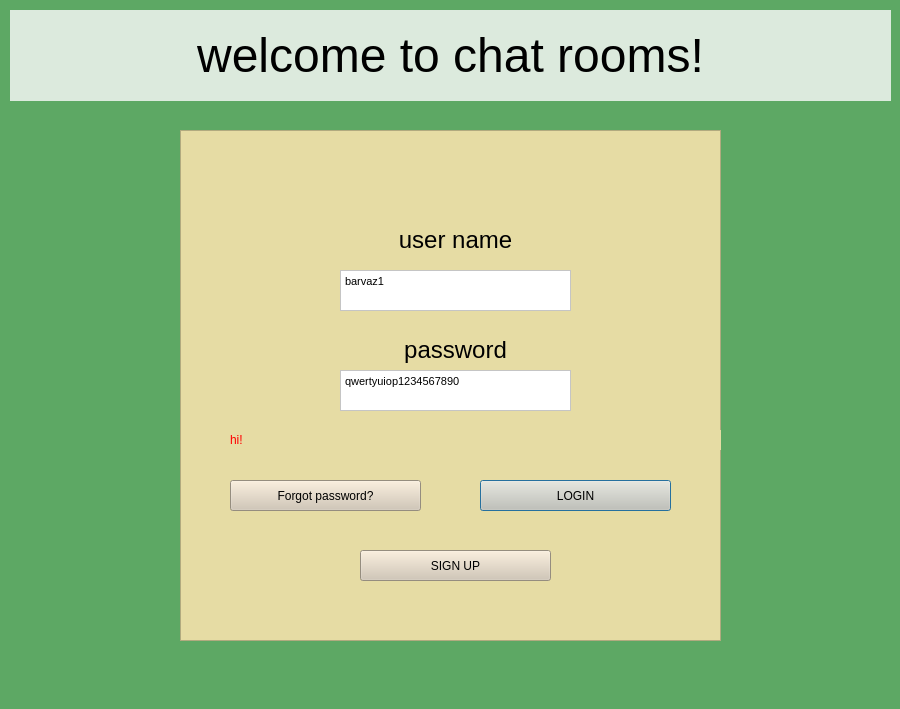
<?xml version="1.0" encoding="UTF-8"?>
<ui version="4.0">
 <class>Dialog</class>
 <widget class="QDialog" name="Dialog">
  <property name="geometry">
   <rect>
    <x>0</x>
    <y>0</y>
    <width>900</width>
    <height>709</height>
   </rect>
  </property>
  <property name="windowTitle">
   <string>Dialog</string>
  </property>
  <property name="styleSheet">
   <string notr="true">background-color: rgb(93, 168, 100);</string>
  </property>
  <widget class="QLabel" name="label_welcome">
   <property name="geometry">
    <rect>
     <x>10</x>
     <y>10</y>
     <width>881</width>
     <height>91</height>
    </rect>
   </property>
   <property name="styleSheet">
    <string notr="true">font: 8pt &quot;MV Boli&quot;;
background-color: rgb(220, 234, 221);
border-color: rgb(255, 169, 21);
border-color: qlineargradient(spread:pad, x1:0, y1:0, x2:1, y2:0, stop:0 rgba(255, 178, 102, 255), stop:0.55 rgba(235, 148, 61, 255), stop:0.98 rgba(0, 0, 0, 255), stop:1 rgba(0, 0, 0, 0));
</string>
   </property>
   <property name="text">
    <string>&lt;html&gt;&lt;head/&gt;&lt;body&gt;&lt;p align=&quot;center&quot;&gt;&lt;span style=&quot; font-size:36pt;&quot;&gt;welcome to chat rooms!&lt;/span&gt;&lt;/p&gt;&lt;/body&gt;&lt;/html&gt;</string>
   </property>
  </widget>
  <widget class="QFrame" name="frame_2">
   <property name="geometry">
    <rect>
     <x>180</x>
     <y>130</y>
     <width>541</width>
     <height>511</height>
    </rect>
   </property>
   <property name="styleSheet">
    <string notr="true">background-color: rgb(230, 220, 164);</string>
   </property>
   <property name="frameShape">
    <enum>QFrame::StyledPanel</enum>
   </property>
   <property name="frameShadow">
    <enum>QFrame::Raised</enum>
   </property>
   <widget class="QLabel" name="label_user_name">
    <property name="geometry">
     <rect>
      <x>160</x>
      <y>90</y>
      <width>231</width>
      <height>41</height>
     </rect>
    </property>
    <property name="text">
     <string>&lt;!DOCTYPE HTML PUBLIC &quot;-//W3C//DTD HTML 4.0//EN&quot; &quot;http://www.w3.org/TR/REC-html40/strict.dtd&quot;&gt;
&lt;html&gt;&lt;head&gt;&lt;meta name=&quot;qrichtext&quot; content=&quot;1&quot; /&gt;&lt;style type=&quot;text/css&quot;&gt;
p, li { white-space: pre-wrap; }
&lt;/style&gt;&lt;/head&gt;&lt;body style=&quot; font-family:'MS Shell Dlg 2'; font-size:8pt; font-weight:400; font-style:normal;&quot;&gt;
&lt;p align=&quot;center&quot; style=&quot; margin-top:12px; margin-bottom:12px; margin-left:0px; margin-right:0px; -qt-block-indent:0; text-indent:0px;&quot;&gt;&lt;span style=&quot; font-size:18pt;&quot;&gt;user name&lt;/span&gt;&lt;/p&gt;&lt;/body&gt;&lt;/html&gt;</string>
    </property>
   </widget>
   <widget class="QTextEdit" name="textEdit_user_name">
    <property name="geometry">
     <rect>
      <x>160</x>
      <y>140</y>
      <width>231</width>
      <height>41</height>
     </rect>
    </property>
    <property name="font">
     <font>
      <pointsize>16</pointsize>
     </font>
    </property>
    <property name="styleSheet">
     <string notr="true">background-color: rgb(255, 255, 255);</string>
    </property>
    <property name="html">
     <string>&lt;!DOCTYPE HTML PUBLIC &quot;-//W3C//DTD HTML 4.0//EN&quot; &quot;http://www.w3.org/TR/REC-html40/strict.dtd&quot;&gt;
&lt;html&gt;&lt;head&gt;&lt;meta name=&quot;qrichtext&quot; content=&quot;1&quot; /&gt;&lt;style type=&quot;text/css&quot;&gt;
p, li { white-space: pre-wrap; }
&lt;/style&gt;&lt;/head&gt;&lt;body style=&quot; font-family:'MS Shell Dlg 2'; font-size:16pt; font-weight:400; font-style:normal;&quot;&gt;
&lt;p style=&quot; margin-top:0px; margin-bottom:0px; margin-left:0px; margin-right:0px; -qt-block-indent:0; text-indent:0px;&quot;&gt;&lt;span style=&quot; font-size:8.25pt;&quot;&gt;barvaz1&lt;/span&gt;&lt;/p&gt;&lt;/body&gt;&lt;/html&gt;</string>
    </property>
   </widget>
   <widget class="QLabel" name="label_password">
    <property name="geometry">
     <rect>
      <x>160</x>
      <y>200</y>
      <width>231</width>
      <height>41</height>
     </rect>
    </property>
    <property name="text">
     <string>&lt;!DOCTYPE HTML PUBLIC &quot;-//W3C//DTD HTML 4.0//EN&quot; &quot;http://www.w3.org/TR/REC-html40/strict.dtd&quot;&gt;
&lt;html&gt;&lt;head&gt;&lt;meta name=&quot;qrichtext&quot; content=&quot;1&quot; /&gt;&lt;style type=&quot;text/css&quot;&gt;
p, li { white-space: pre-wrap; }
&lt;/style&gt;&lt;/head&gt;&lt;body style=&quot; font-family:'MS Shell Dlg 2'; font-size:8pt; font-weight:400; font-style:normal;&quot;&gt;
&lt;p align=&quot;center&quot; style=&quot; margin-top:0px; margin-bottom:0px; margin-left:0px; margin-right:0px; -qt-block-indent:0; text-indent:0px;&quot;&gt;&lt;span style=&quot; font-size:18pt;&quot;&gt;password&lt;/span&gt;&lt;/p&gt;&lt;/body&gt;&lt;/html&gt;</string>
    </property>
   </widget>
   <widget class="QPushButton" name="button_login">
    <property name="geometry">
     <rect>
      <x>300</x>
      <y>350</y>
      <width>191</width>
      <height>31</height>
     </rect>
    </property>
    <property name="whatsThis">
     <string>&lt;html&gt;&lt;head/&gt;&lt;body&gt;&lt;p&gt;שדרכעדקכ&lt;/p&gt;&lt;/body&gt;&lt;/html&gt;</string>
    </property>
    <property name="styleSheet">
     <string notr="true">
background-color: rgb(209, 197, 178);</string>
    </property>
    <property name="text">
     <string>LOGIN</string>
    </property>
   </widget>
   <widget class="QPushButton" name="button_forgot_passward">
    <property name="geometry">
     <rect>
      <x>50</x>
      <y>350</y>
      <width>191</width>
      <height>31</height>
     </rect>
    </property>
    <property name="whatsThis">
     <string>&lt;html&gt;&lt;head/&gt;&lt;body&gt;&lt;p&gt;שדרכעדקכ&lt;/p&gt;&lt;/body&gt;&lt;/html&gt;</string>
    </property>
    <property name="styleSheet">
     <string notr="true">
background-color: rgb(209, 197, 178);</string>
    </property>
    <property name="text">
     <string>Forgot password?</string>
    </property>
   </widget>
   <widget class="QTextEdit" name="textEdit_password">
    <property name="geometry">
     <rect>
      <x>160</x>
      <y>240</y>
      <width>231</width>
      <height>41</height>
     </rect>
    </property>
    <property name="font">
     <font>
      <pointsize>16</pointsize>
     </font>
    </property>
    <property name="styleSheet">
     <string notr="true">background-color: rgb(255, 255, 255);</string>
    </property>
    <property name="html">
     <string>&lt;!DOCTYPE HTML PUBLIC &quot;-//W3C//DTD HTML 4.0//EN&quot; &quot;http://www.w3.org/TR/REC-html40/strict.dtd&quot;&gt;
&lt;html&gt;&lt;head&gt;&lt;meta name=&quot;qrichtext&quot; content=&quot;1&quot; /&gt;&lt;style type=&quot;text/css&quot;&gt;
p, li { white-space: pre-wrap; }
&lt;/style&gt;&lt;/head&gt;&lt;body style=&quot; font-family:'MS Shell Dlg 2'; font-size:16pt; font-weight:400; font-style:normal;&quot;&gt;
&lt;p style=&quot; margin-top:0px; margin-bottom:0px; margin-left:0px; margin-right:0px; -qt-block-indent:0; text-indent:0px;&quot;&gt;&lt;span style=&quot; font-size:8.25pt;&quot;&gt;qwertyuiop1234567890&lt;/span&gt;&lt;/p&gt;&lt;/body&gt;&lt;/html&gt;</string>
    </property>
   </widget>
   <widget class="QPushButton" name="button_sign_in">
    <property name="geometry">
     <rect>
      <x>180</x>
      <y>420</y>
      <width>191</width>
      <height>31</height>
     </rect>
    </property>
    <property name="whatsThis">
     <string>&lt;html&gt;&lt;head/&gt;&lt;body&gt;&lt;p&gt;שדרכעדקכ&lt;/p&gt;&lt;/body&gt;&lt;/html&gt;</string>
    </property>
    <property name="styleSheet">
     <string notr="true">
background-color: rgb(209, 197, 178);</string>
    </property>
    <property name="text">
     <string>SIGN UP</string>
    </property>
   </widget>
   <widget class="QLabel" name="label_error">
    <property name="geometry">
     <rect>
      <x>50</x>
      <y>300</y>
      <width>511</width>
      <height>20</height>
     </rect>
    </property>
    <property name="styleSheet">
     <string notr="true">font: 8pt &quot;MS Reference Sans Serif&quot;;</string>
    </property>
    <property name="text">
     <string>&lt;html&gt;&lt;head/&gt;&lt;body&gt;&lt;p&gt;&lt;span style=&quot; color:#ff0000;&quot;&gt;hi!&lt;/span&gt;&lt;/p&gt;&lt;/body&gt;&lt;/html&gt;</string>
    </property>
   </widget>
  </widget>
 </widget>
 <resources/>
 <connections/>
</ui>
